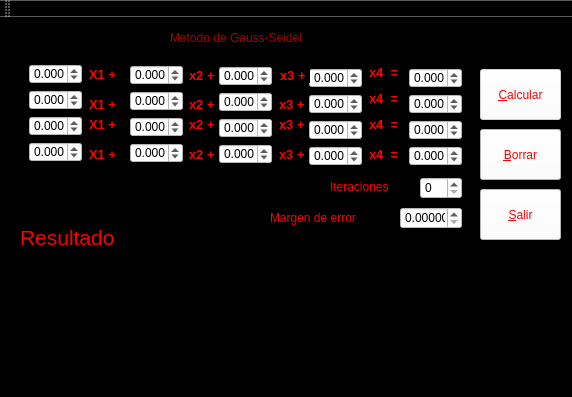
<?xml version="1.0" encoding="UTF-8"?>
<ui version="4.0">
 <class>seidel</class>
 <widget class="QMainWindow" name="seidel">
  <property name="geometry">
   <rect>
    <x>0</x>
    <y>0</y>
    <width>572</width>
    <height>397</height>
   </rect>
  </property>
  <property name="windowTitle">
   <string>seidel</string>
  </property>
  <property name="styleSheet">
   <string notr="true">background-color: rgb(0, 0, 0);</string>
  </property>
  <widget class="QWidget" name="centralWidget">
   <widget class="QLabel" name="label_12">
    <property name="geometry">
     <rect>
      <x>279</x>
      <y>129</y>
      <width>30</width>
      <height>16</height>
     </rect>
    </property>
    <property name="font">
     <font>
      <pointsize>10</pointsize>
      <weight>75</weight>
      <bold>true</bold>
     </font>
    </property>
    <property name="styleSheet">
     <string notr="true">color: rgb(255, 0, 0);</string>
    </property>
    <property name="text">
     <string>x3 +</string>
    </property>
   </widget>
   <widget class="QDoubleSpinBox" name="d1">
    <property name="geometry">
     <rect>
      <x>309</x>
      <y>51</y>
      <width>53</width>
      <height>20</height>
     </rect>
    </property>
    <property name="styleSheet">
     <string notr="true">background-color: rgb(255, 255, 255);</string>
    </property>
    <property name="decimals">
     <number>3</number>
    </property>
    <property name="minimum">
     <double>-99.000000000000000</double>
    </property>
    <property name="singleStep">
     <double>0.100000000000000</double>
    </property>
   </widget>
   <widget class="QDoubleSpinBox" name="c2">
    <property name="geometry">
     <rect>
      <x>219</x>
      <y>75</y>
      <width>53</width>
      <height>20</height>
     </rect>
    </property>
    <property name="styleSheet">
     <string notr="true">background-color: rgb(255, 255, 255);</string>
    </property>
    <property name="decimals">
     <number>3</number>
    </property>
    <property name="minimum">
     <double>-99.000000000000000</double>
    </property>
    <property name="singleStep">
     <double>0.100000000000000</double>
    </property>
   </widget>
   <widget class="QLabel" name="label_18">
    <property name="geometry">
     <rect>
      <x>170</x>
      <y>0</y>
      <width>241</width>
      <height>41</height>
     </rect>
    </property>
    <property name="styleSheet">
     <string notr="true">color: rgb(170, 0, 0);
font: 75 16pt &quot;MS Shell Dlg 2&quot;;</string>
    </property>
    <property name="text">
     <string>Metodo de Gauss-Seidel</string>
    </property>
   </widget>
   <widget class="QLabel" name="label_9">
    <property name="geometry">
     <rect>
      <x>189</x>
      <y>99</y>
      <width>30</width>
      <height>16</height>
     </rect>
    </property>
    <property name="font">
     <font>
      <pointsize>10</pointsize>
      <weight>75</weight>
      <bold>true</bold>
     </font>
    </property>
    <property name="styleSheet">
     <string notr="true">color: rgb(255, 1, 3);</string>
    </property>
    <property name="text">
     <string>x2 +</string>
    </property>
   </widget>
   <widget class="QDoubleSpinBox" name="D">
    <property name="geometry">
     <rect>
      <x>409</x>
      <y>129</y>
      <width>53</width>
      <height>20</height>
     </rect>
    </property>
    <property name="styleSheet">
     <string notr="true">background-color: rgb(255, 255, 255);</string>
    </property>
    <property name="decimals">
     <number>3</number>
    </property>
    <property name="minimum">
     <double>-99.000000000000000</double>
    </property>
    <property name="singleStep">
     <double>0.100000000000000</double>
    </property>
   </widget>
   <widget class="QDoubleSpinBox" name="d3">
    <property name="geometry">
     <rect>
      <x>309</x>
      <y>103</y>
      <width>53</width>
      <height>20</height>
     </rect>
    </property>
    <property name="styleSheet">
     <string notr="true">background-color: rgb(255, 255, 255);</string>
    </property>
    <property name="decimals">
     <number>3</number>
    </property>
    <property name="minimum">
     <double>-99.000000000000000</double>
    </property>
    <property name="singleStep">
     <double>0.100000000000000</double>
    </property>
   </widget>
   <widget class="QDoubleSpinBox" name="b3">
    <property name="geometry">
     <rect>
      <x>130</x>
      <y>100</y>
      <width>53</width>
      <height>20</height>
     </rect>
    </property>
    <property name="styleSheet">
     <string notr="true">background-color: rgb(255, 255, 255);</string>
    </property>
    <property name="decimals">
     <number>3</number>
    </property>
    <property name="minimum">
     <double>-99.000000000000000</double>
    </property>
    <property name="singleStep">
     <double>0.100000000000000</double>
    </property>
   </widget>
   <widget class="QPushButton" name="calcular">
    <property name="enabled">
     <bool>false</bool>
    </property>
    <property name="geometry">
     <rect>
      <x>480</x>
      <y>52</y>
      <width>81</width>
      <height>51</height>
     </rect>
    </property>
    <property name="styleSheet">
     <string notr="true">color: rgb(255, 0, 0);
font: 75 16pt &quot;MS Shell Dlg 2&quot;;
background-color: rgb(255, 255, 255);</string>
    </property>
    <property name="text">
     <string>&amp;Calcular</string>
    </property>
   </widget>
   <widget class="QDoubleSpinBox" name="b1">
    <property name="geometry">
     <rect>
      <x>130</x>
      <y>48</y>
      <width>53</width>
      <height>20</height>
     </rect>
    </property>
    <property name="styleSheet">
     <string notr="true">background-color: rgb(255, 255, 255);</string>
    </property>
    <property name="decimals">
     <number>3</number>
    </property>
    <property name="minimum">
     <double>-99.000000000000000</double>
    </property>
    <property name="singleStep">
     <double>0.100000000000000</double>
    </property>
   </widget>
   <widget class="QLabel" name="label_2">
    <property name="geometry">
     <rect>
      <x>89</x>
      <y>129</y>
      <width>32</width>
      <height>16</height>
     </rect>
    </property>
    <property name="font">
     <font>
      <pointsize>10</pointsize>
      <weight>75</weight>
      <bold>true</bold>
     </font>
    </property>
    <property name="styleSheet">
     <string notr="true">color: rgb(255, 0, 0);</string>
    </property>
    <property name="text">
     <string>X1 +</string>
    </property>
   </widget>
   <widget class="QDoubleSpinBox" name="a2">
    <property name="geometry">
     <rect>
      <x>29</x>
      <y>73</y>
      <width>53</width>
      <height>20</height>
     </rect>
    </property>
    <property name="styleSheet">
     <string notr="true">background-color: rgb(255, 255, 255);</string>
    </property>
    <property name="decimals">
     <number>3</number>
    </property>
    <property name="minimum">
     <double>-99.000000000000000</double>
    </property>
    <property name="singleStep">
     <double>0.100000000000000</double>
    </property>
   </widget>
   <widget class="QDoubleSpinBox" name="d2">
    <property name="geometry">
     <rect>
      <x>309</x>
      <y>77</y>
      <width>53</width>
      <height>20</height>
     </rect>
    </property>
    <property name="styleSheet">
     <string notr="true">background-color: rgb(255, 255, 255);</string>
    </property>
    <property name="decimals">
     <number>3</number>
    </property>
    <property name="minimum">
     <double>-99.000000000000000</double>
    </property>
    <property name="singleStep">
     <double>0.100000000000000</double>
    </property>
   </widget>
   <widget class="QLabel" name="label_15">
    <property name="geometry">
     <rect>
      <x>369</x>
      <y>47</y>
      <width>34</width>
      <height>16</height>
     </rect>
    </property>
    <property name="font">
     <font>
      <pointsize>10</pointsize>
      <weight>75</weight>
      <bold>true</bold>
     </font>
    </property>
    <property name="styleSheet">
     <string notr="true">color: rgb(255, 1, 3);</string>
    </property>
    <property name="text">
     <string>x4  =</string>
    </property>
   </widget>
   <widget class="QLabel" name="label_10">
    <property name="geometry">
     <rect>
      <x>279</x>
      <y>79</y>
      <width>30</width>
      <height>16</height>
     </rect>
    </property>
    <property name="font">
     <font>
      <pointsize>10</pointsize>
      <weight>75</weight>
      <bold>true</bold>
     </font>
    </property>
    <property name="styleSheet">
     <string notr="true">color: rgb(255, 1, 3);</string>
    </property>
    <property name="text">
     <string>x3 +</string>
    </property>
   </widget>
   <widget class="QDoubleSpinBox" name="C">
    <property name="geometry">
     <rect>
      <x>409</x>
      <y>103</y>
      <width>53</width>
      <height>20</height>
     </rect>
    </property>
    <property name="styleSheet">
     <string notr="true">background-color: rgb(255, 255, 255);</string>
    </property>
    <property name="decimals">
     <number>3</number>
    </property>
    <property name="minimum">
     <double>-99.000000000000000</double>
    </property>
    <property name="singleStep">
     <double>0.100000000000000</double>
    </property>
   </widget>
   <widget class="QLabel" name="Resultado">
    <property name="geometry">
     <rect>
      <x>20</x>
      <y>240</y>
      <width>451</width>
      <height>111</height>
     </rect>
    </property>
    <property name="styleSheet">
     <string notr="true">color: rgb(255, 0, 0);
font: 75 12pt &quot;MS Shell Dlg 2&quot;;</string>
    </property>
    <property name="text">
     <string/>
    </property>
   </widget>
   <widget class="QDoubleSpinBox" name="a1">
    <property name="geometry">
     <rect>
      <x>29</x>
      <y>47</y>
      <width>53</width>
      <height>20</height>
     </rect>
    </property>
    <property name="styleSheet">
     <string notr="true">background-color: rgb(255, 255, 255);</string>
    </property>
    <property name="decimals">
     <number>3</number>
    </property>
    <property name="minimum">
     <double>-99.000000000000000</double>
    </property>
    <property name="singleStep">
     <double>0.100000000000000</double>
    </property>
   </widget>
   <widget class="QLabel" name="label_14">
    <property name="geometry">
     <rect>
      <x>369</x>
      <y>73</y>
      <width>34</width>
      <height>16</height>
     </rect>
    </property>
    <property name="font">
     <font>
      <pointsize>10</pointsize>
      <weight>75</weight>
      <bold>true</bold>
     </font>
    </property>
    <property name="styleSheet">
     <string notr="true">color: rgb(255, 1, 3);</string>
    </property>
    <property name="text">
     <string>x4  =</string>
    </property>
   </widget>
   <widget class="QLabel" name="label_13">
    <property name="geometry">
     <rect>
      <x>279</x>
      <y>99</y>
      <width>30</width>
      <height>16</height>
     </rect>
    </property>
    <property name="font">
     <font>
      <pointsize>10</pointsize>
      <weight>75</weight>
      <bold>true</bold>
     </font>
    </property>
    <property name="styleSheet">
     <string notr="true">color: rgb(255, 1, 3);</string>
    </property>
    <property name="text">
     <string>x3 +</string>
    </property>
   </widget>
   <widget class="QLabel" name="label_3">
    <property name="geometry">
     <rect>
      <x>89</x>
      <y>99</y>
      <width>32</width>
      <height>16</height>
     </rect>
    </property>
    <property name="font">
     <font>
      <pointsize>10</pointsize>
      <weight>75</weight>
      <bold>true</bold>
     </font>
    </property>
    <property name="styleSheet">
     <string notr="true">color: rgb(255, 0, 0);</string>
    </property>
    <property name="text">
     <string>X1 +</string>
    </property>
   </widget>
   <widget class="QDoubleSpinBox" name="d4">
    <property name="geometry">
     <rect>
      <x>309</x>
      <y>129</y>
      <width>53</width>
      <height>20</height>
     </rect>
    </property>
    <property name="styleSheet">
     <string notr="true">background-color: rgb(255, 255, 255);</string>
    </property>
    <property name="decimals">
     <number>3</number>
    </property>
    <property name="minimum">
     <double>-99.000000000000000</double>
    </property>
    <property name="singleStep">
     <double>0.100000000000000</double>
    </property>
   </widget>
   <widget class="QLabel" name="label_8">
    <property name="geometry">
     <rect>
      <x>189</x>
      <y>129</y>
      <width>30</width>
      <height>16</height>
     </rect>
    </property>
    <property name="font">
     <font>
      <pointsize>10</pointsize>
      <weight>75</weight>
      <bold>true</bold>
     </font>
    </property>
    <property name="styleSheet">
     <string notr="true">color: rgb(255, 1, 3);</string>
    </property>
    <property name="text">
     <string>x2 +</string>
    </property>
   </widget>
   <widget class="QDoubleSpinBox" name="a3">
    <property name="geometry">
     <rect>
      <x>29</x>
      <y>99</y>
      <width>53</width>
      <height>20</height>
     </rect>
    </property>
    <property name="styleSheet">
     <string notr="true">background-color: rgb(255, 255, 255);</string>
    </property>
    <property name="decimals">
     <number>3</number>
    </property>
    <property name="minimum">
     <double>-99.000000000000000</double>
    </property>
    <property name="singleStep">
     <double>0.100000000000000</double>
    </property>
   </widget>
   <widget class="QDoubleSpinBox" name="c4">
    <property name="geometry">
     <rect>
      <x>219</x>
      <y>127</y>
      <width>53</width>
      <height>20</height>
     </rect>
    </property>
    <property name="styleSheet">
     <string notr="true">background-color: rgb(255, 255, 255);</string>
    </property>
    <property name="decimals">
     <number>3</number>
    </property>
    <property name="minimum">
     <double>-99.000000000000000</double>
    </property>
    <property name="singleStep">
     <double>0.100000000000000</double>
    </property>
   </widget>
   <widget class="QDoubleSpinBox" name="A">
    <property name="geometry">
     <rect>
      <x>409</x>
      <y>51</y>
      <width>53</width>
      <height>20</height>
     </rect>
    </property>
    <property name="styleSheet">
     <string notr="true">background-color: rgb(255, 255, 255);</string>
    </property>
    <property name="decimals">
     <number>3</number>
    </property>
    <property name="minimum">
     <double>-99.000000000000000</double>
    </property>
    <property name="singleStep">
     <double>0.100000000000000</double>
    </property>
   </widget>
   <widget class="QDoubleSpinBox" name="B">
    <property name="geometry">
     <rect>
      <x>409</x>
      <y>77</y>
      <width>53</width>
      <height>20</height>
     </rect>
    </property>
    <property name="styleSheet">
     <string notr="true">background-color: rgb(255, 255, 255);</string>
    </property>
    <property name="decimals">
     <number>3</number>
    </property>
    <property name="minimum">
     <double>-99.000000000000000</double>
    </property>
    <property name="singleStep">
     <double>0.100000000000000</double>
    </property>
   </widget>
   <widget class="QDoubleSpinBox" name="b2">
    <property name="geometry">
     <rect>
      <x>130</x>
      <y>74</y>
      <width>53</width>
      <height>20</height>
     </rect>
    </property>
    <property name="styleSheet">
     <string notr="true">background-color: rgb(255, 255, 255);</string>
    </property>
    <property name="decimals">
     <number>3</number>
    </property>
    <property name="minimum">
     <double>-99.000000000000000</double>
    </property>
    <property name="singleStep">
     <double>0.100000000000000</double>
    </property>
   </widget>
   <widget class="QLabel" name="label_7">
    <property name="geometry">
     <rect>
      <x>189</x>
      <y>50</y>
      <width>30</width>
      <height>16</height>
     </rect>
    </property>
    <property name="font">
     <font>
      <pointsize>10</pointsize>
      <weight>75</weight>
      <bold>true</bold>
     </font>
    </property>
    <property name="styleSheet">
     <string notr="true">color: rgb(255, 1, 3);</string>
    </property>
    <property name="text">
     <string>x2 +</string>
    </property>
   </widget>
   <widget class="QLabel" name="label_6">
    <property name="geometry">
     <rect>
      <x>189</x>
      <y>79</y>
      <width>30</width>
      <height>16</height>
     </rect>
    </property>
    <property name="font">
     <font>
      <pointsize>10</pointsize>
      <weight>75</weight>
      <bold>true</bold>
     </font>
    </property>
    <property name="styleSheet">
     <string notr="true">color: rgb(255, 1, 3);</string>
    </property>
    <property name="text">
     <string>x2 +</string>
    </property>
   </widget>
   <widget class="QDoubleSpinBox" name="a4">
    <property name="geometry">
     <rect>
      <x>29</x>
      <y>125</y>
      <width>53</width>
      <height>20</height>
     </rect>
    </property>
    <property name="styleSheet">
     <string notr="true">background-color: rgb(255, 255, 255);</string>
    </property>
    <property name="decimals">
     <number>3</number>
    </property>
    <property name="minimum">
     <double>-99.000000000000000</double>
    </property>
    <property name="singleStep">
     <double>0.100000000000000</double>
    </property>
   </widget>
   <widget class="QDoubleSpinBox" name="b4">
    <property name="geometry">
     <rect>
      <x>130</x>
      <y>126</y>
      <width>53</width>
      <height>20</height>
     </rect>
    </property>
    <property name="styleSheet">
     <string notr="true">background-color: rgb(255, 255, 255);</string>
    </property>
    <property name="decimals">
     <number>3</number>
    </property>
    <property name="minimum">
     <double>-99.000000000000000</double>
    </property>
    <property name="singleStep">
     <double>0.100000000000000</double>
    </property>
   </widget>
   <widget class="QPushButton" name="borrar">
    <property name="geometry">
     <rect>
      <x>480</x>
      <y>112</y>
      <width>81</width>
      <height>51</height>
     </rect>
    </property>
    <property name="styleSheet">
     <string notr="true">color: rgb(255, 0, 0);
font: 75 16pt &quot;MS Shell Dlg 2&quot;;
background-color: rgb(255, 255, 255);</string>
    </property>
    <property name="text">
     <string>&amp;Borrar</string>
    </property>
   </widget>
   <widget class="QLabel" name="label_16">
    <property name="geometry">
     <rect>
      <x>369</x>
      <y>129</y>
      <width>34</width>
      <height>16</height>
     </rect>
    </property>
    <property name="font">
     <font>
      <pointsize>10</pointsize>
      <weight>75</weight>
      <bold>true</bold>
     </font>
    </property>
    <property name="styleSheet">
     <string notr="true">color: rgb(255, 1, 3);</string>
    </property>
    <property name="text">
     <string>x4  =</string>
    </property>
   </widget>
   <widget class="QLabel" name="label_5">
    <property name="geometry">
     <rect>
      <x>20</x>
      <y>210</y>
      <width>101</width>
      <height>21</height>
     </rect>
    </property>
    <property name="font">
     <font>
      <family>MS Shell Dlg 2</family>
      <pointsize>16</pointsize>
      <weight>9</weight>
      <italic>false</italic>
      <bold>false</bold>
     </font>
    </property>
    <property name="styleSheet">
     <string notr="true">color: rgb(255, 0, 0);
font: 75 16pt &quot;MS Shell Dlg 2&quot;;</string>
    </property>
    <property name="text">
     <string>Resultado</string>
    </property>
   </widget>
   <widget class="QLabel" name="label">
    <property name="geometry">
     <rect>
      <x>89</x>
      <y>79</y>
      <width>32</width>
      <height>16</height>
     </rect>
    </property>
    <property name="font">
     <font>
      <pointsize>10</pointsize>
      <weight>75</weight>
      <bold>true</bold>
     </font>
    </property>
    <property name="styleSheet">
     <string notr="true">color: rgb(255, 0, 0);</string>
    </property>
    <property name="text">
     <string>X1 +</string>
    </property>
   </widget>
   <widget class="QDoubleSpinBox" name="c3">
    <property name="geometry">
     <rect>
      <x>219</x>
      <y>101</y>
      <width>53</width>
      <height>20</height>
     </rect>
    </property>
    <property name="styleSheet">
     <string notr="true">background-color: rgb(255, 255, 255);</string>
    </property>
    <property name="decimals">
     <number>3</number>
    </property>
    <property name="minimum">
     <double>-99.000000000000000</double>
    </property>
    <property name="singleStep">
     <double>0.100000000000000</double>
    </property>
   </widget>
   <widget class="QPushButton" name="salir">
    <property name="geometry">
     <rect>
      <x>480</x>
      <y>172</y>
      <width>81</width>
      <height>51</height>
     </rect>
    </property>
    <property name="styleSheet">
     <string notr="true">color: rgb(255, 0, 0);
font: 75 16pt &quot;MS Shell Dlg 2&quot;;
background-color: rgb(255, 255, 255);</string>
    </property>
    <property name="text">
     <string>&amp;Salir</string>
    </property>
   </widget>
   <widget class="QDoubleSpinBox" name="c1">
    <property name="geometry">
     <rect>
      <x>219</x>
      <y>49</y>
      <width>53</width>
      <height>20</height>
     </rect>
    </property>
    <property name="styleSheet">
     <string notr="true">background-color: rgb(255, 255, 255);</string>
    </property>
    <property name="decimals">
     <number>3</number>
    </property>
    <property name="minimum">
     <double>-99.000000000000000</double>
    </property>
    <property name="singleStep">
     <double>0.100000000000000</double>
    </property>
   </widget>
   <widget class="QLabel" name="label_4">
    <property name="geometry">
     <rect>
      <x>89</x>
      <y>49</y>
      <width>32</width>
      <height>16</height>
     </rect>
    </property>
    <property name="font">
     <font>
      <pointsize>10</pointsize>
      <weight>75</weight>
      <bold>true</bold>
     </font>
    </property>
    <property name="styleSheet">
     <string notr="true">color: rgb(255, 0, 0);</string>
    </property>
    <property name="text">
     <string>X1 +</string>
    </property>
   </widget>
   <widget class="QLabel" name="label_17">
    <property name="geometry">
     <rect>
      <x>369</x>
      <y>99</y>
      <width>34</width>
      <height>16</height>
     </rect>
    </property>
    <property name="font">
     <font>
      <pointsize>10</pointsize>
      <weight>75</weight>
      <bold>true</bold>
     </font>
    </property>
    <property name="styleSheet">
     <string notr="true">color: rgb(255, 1, 3);</string>
    </property>
    <property name="text">
     <string>x4  =</string>
    </property>
   </widget>
   <widget class="QLabel" name="label_11">
    <property name="geometry">
     <rect>
      <x>280</x>
      <y>50</y>
      <width>30</width>
      <height>16</height>
     </rect>
    </property>
    <property name="font">
     <font>
      <pointsize>10</pointsize>
      <weight>75</weight>
      <bold>true</bold>
     </font>
    </property>
    <property name="styleSheet">
     <string notr="true">color: rgb(255, 1, 3);</string>
    </property>
    <property name="text">
     <string>x3 +</string>
    </property>
   </widget>
   <widget class="QSpinBox" name="spinBox">
    <property name="geometry">
     <rect>
      <x>420</x>
      <y>160</y>
      <width>42</width>
      <height>22</height>
     </rect>
    </property>
    <property name="styleSheet">
     <string notr="true">background-color: rgb(255, 255, 255);</string>
    </property>
    <property name="maximum">
     <number>999</number>
    </property>
   </widget>
   <widget class="QDoubleSpinBox" name="doubleSpinBox">
    <property name="geometry">
     <rect>
      <x>400</x>
      <y>190</y>
      <width>62</width>
      <height>22</height>
     </rect>
    </property>
    <property name="styleSheet">
     <string notr="true">background-color: rgb(255, 255, 255);</string>
    </property>
    <property name="decimals">
     <number>5</number>
    </property>
    <property name="singleStep">
     <double>0.100000000000000</double>
    </property>
   </widget>
   <widget class="QLabel" name="label_19">
    <property name="geometry">
     <rect>
      <x>330</x>
      <y>160</y>
      <width>81</width>
      <height>20</height>
     </rect>
    </property>
    <property name="styleSheet">
     <string notr="true">color: rgb(255, 0, 0);
font: 75 12pt &quot;MS Shell Dlg 2&quot;;</string>
    </property>
    <property name="text">
     <string>Iteraciones</string>
    </property>
   </widget>
   <widget class="QLabel" name="label_20">
    <property name="geometry">
     <rect>
      <x>270</x>
      <y>190</y>
      <width>121</width>
      <height>21</height>
     </rect>
    </property>
    <property name="styleSheet">
     <string notr="true">color: rgb(255, 0, 0);
font: 75 12pt &quot;MS Shell Dlg 2&quot;;</string>
    </property>
    <property name="text">
     <string>Margen de error</string>
    </property>
   </widget>
  </widget>
  <widget class="QToolBar" name="mainToolBar">
   <attribute name="toolBarArea">
    <enum>TopToolBarArea</enum>
   </attribute>
   <attribute name="toolBarBreak">
    <bool>false</bool>
   </attribute>
  </widget>
  <widget class="QStatusBar" name="statusBar"/>
 </widget>
 <layoutdefault spacing="6" margin="11"/>
 <resources/>
 <connections>
  <connection>
   <sender>salir</sender>
   <signal>clicked()</signal>
   <receiver>seidel</receiver>
   <slot>close()</slot>
   <hints>
    <hint type="sourcelabel">
     <x>536</x>
     <y>215</y>
    </hint>
    <hint type="destinationlabel">
     <x>531</x>
     <y>279</y>
    </hint>
   </hints>
  </connection>
 </connections>
</ui>
